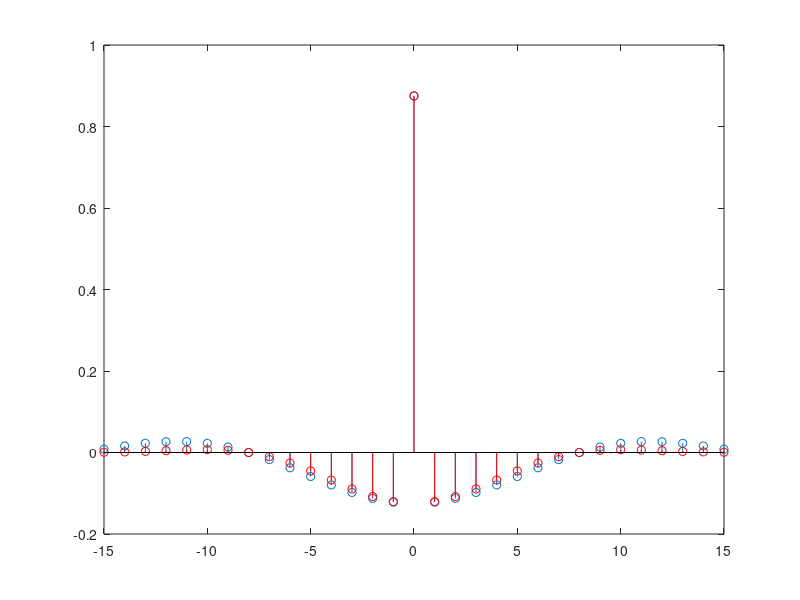

Here is the MATLAB script that generated this plot:
%zad 2 Filtr dolnoprzespustowy

% clear all
% close all
% clc
% 
% N=15;
% wgr=pi/4;
% 
% %czesc ujemna 
% n=-N:(-1);
% h_lp_u=sin(wgr*n)./(pi*n);
% %czesc zerowa
% n=0;
% h_lp_o=wgr/pi;
% %czesc dodatnia
% n=1:N;
% h_lp_d=sin(wgr*n)./(pi*n);
% 
% hlp=[h_lp_u, h_lp_o, h_lp_d];
% 
% stem(-N:N, hlp)
% hold on
% w=hamming(2*N+1);
% hLPw=hlp'.*w;
% stem(-N:N,hLPw,'r')


% %zad 2 Filtr gornoprzepustowy

clear all
close all
clc

N=15;
wgr=pi/8;

%czesc ujemna 
n=-N:(-1);
h_lp_u=-sin(wgr*n)./(pi*n);
%czesc zerowa
n=0;
h_lp_o=1-wgr/pi;
%czesc dodatnia
n=1:N;
h_lp_d=-sin(wgr*n)./(pi*n);

hlp=[h_lp_u, h_lp_o, h_lp_d];

stem(-N:N, hlp)
hold on
w=hamming(2*N+1);
hLPw=hlp'.*w;
stem(-N:N,hLPw,'r')
